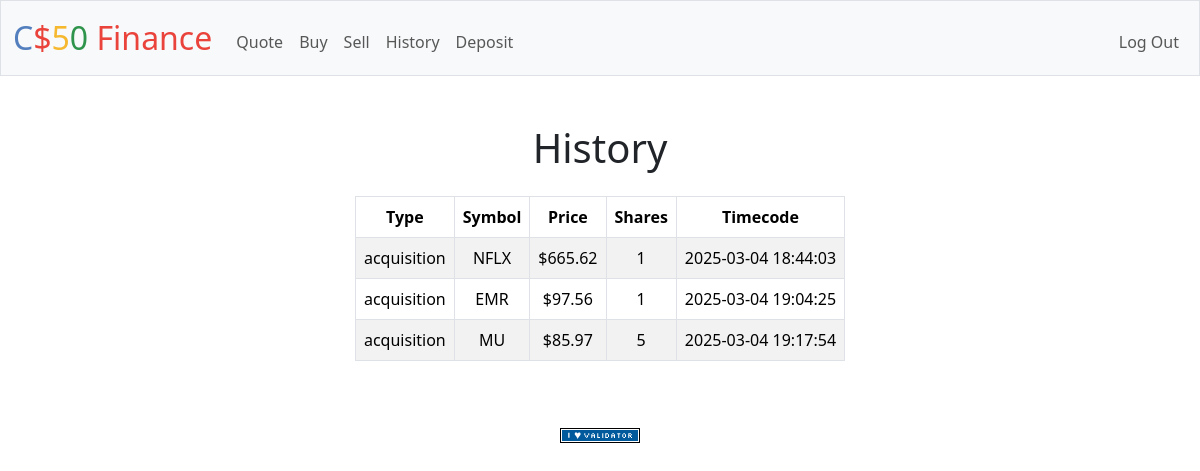
Screenshot of /history (signed in) with the database file from the repository.
### tables this page shows
CREATE TABLE history (id INTEGER PRIMARY KEY AUTOINCREMENT NOT NULL,
                   user_id NUMERIC NOT NULL, type TEXT NOT NULL, symbol TEXT NOT NULL, stock_price NUMERIC NOT NULL,
                   timestamp DATETIME DEFAULT CURRENT_TIMESTAMP, shares NUMERIC NOT NULL,
                   FOREIGN KEY (user_id) REFERENCES users(id));

### app.py (the view)
@app.route("/history")
@login_required
def history():
    history = db.execute("SELECT * FROM history WHERE user_id = ?", session["user_id"])
    return render_template("history.html", history=history)

### app.py (called while the page is built)
@app.after_request
def after_request(response):
    response.headers["Cache-Control"] = "no-cache, no-store, must-revalidate"
    response.headers["Expires"] = 0
    response.headers["Pragma"] = "no-cache"
    return response

### helpers.py (called while the page is built)
def login_required(f):
    @wraps(f)
    def decorated_function(*args, **kwargs):
        if session.get("user_id") is None:
            return redirect("/login")
        return f(*args, **kwargs)
    return decorated_function

def usd(value):
    return f"${value:,.2f}"

### templates/history.html (shortened to what this page needs)
{% extends "layout.html" %}
{% block main %}
    <div class="section">
        <h1 class="mb-4">History</h1>
        <div class="d-flex justify-content-center">
            {% if history %}
                <table class="table table-bordered table-striped w-auto">
                    <thead>
                        <tr>
                            <th>Type</th>
                            <th>Symbol</th>
                            <th>Price</th>
                            <th>Shares</th>
                            <th>Timecode</th>
                        </tr>
                    </thead>
                    <tbody>
                        {% for stock in history %}
                        <tr>
                            <td>{{ stock.type }}</td>
                            <td>{{ stock.symbol }}</td>
                            <td>{{ stock.stock_price | usd }}</td>
                            <td>{{ stock.shares }}</td>
                            <td>{{ stock.timestamp }}</td>
                        </tr>
                        {% endfor %}
                    </tbody>
                </table>
            {% else %}
                <h2>No Transactions</h2>
            {% endif %}
        </div>
    </div>
{% endblock %}

### rows the page displays
history: type "acquisition", symbol "NFLX", stock_price "$665.62", shares "1", timestamp "2025-03-04 18:44:03"
history: type "acquisition", symbol "EMR", stock_price "$97.56", shares "1", timestamp "2025-03-04 19:04:25"
history: type "acquisition", symbol "MU", stock_price "$85.97", shares "5", timestamp "2025-03-04 19:17:54"
